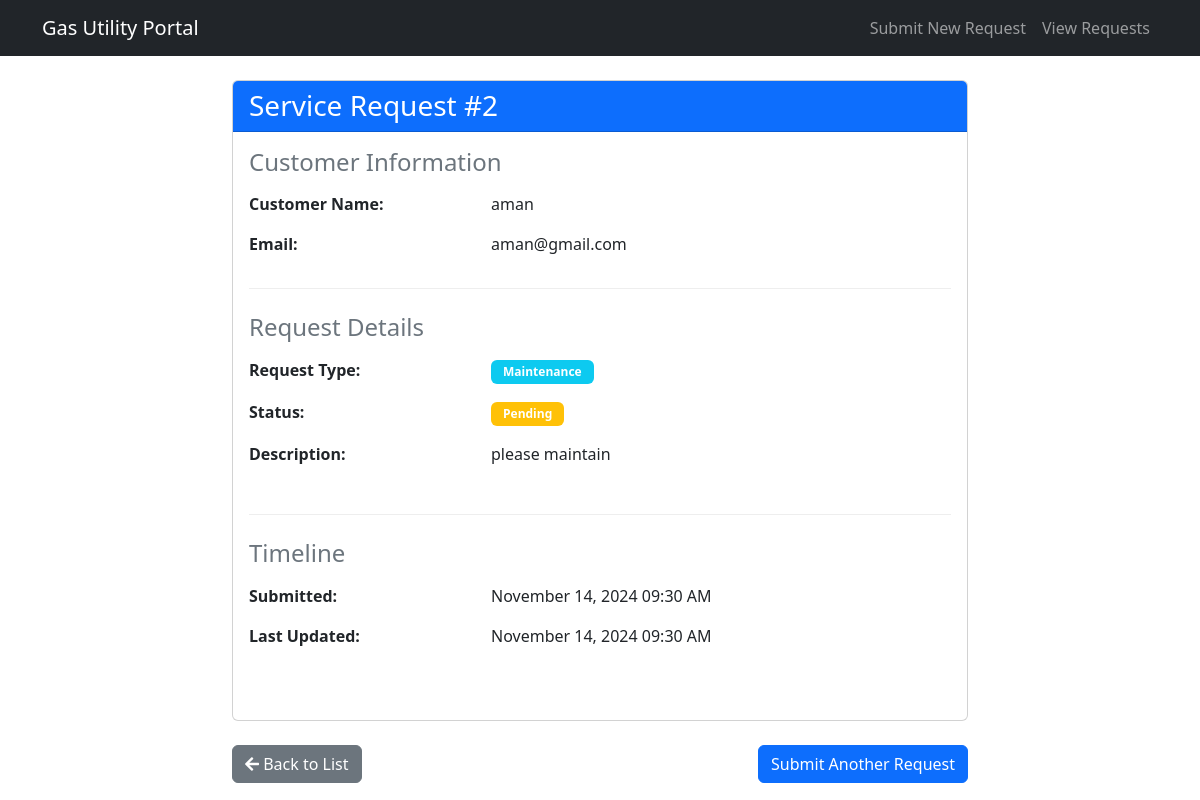
Page /request/2/ on the committed database.
### customer_service/models.py (models this page shows, shortened)
class ServiceRequest(models.Model):
    REQUEST_TYPES = [
        ('GAS_LEAK', 'Gas Leak'),
        ('CONNECTION', 'New Connection'),
        ('BILLING', 'Billing Issue'),
        ('MAINTENANCE', 'Maintenance'),
        ('OTHER', 'Other'),
    ]
    STATUS_CHOICES = [
        ('PENDING', 'Pending'),
        ('IN_PROGRESS', 'In Progress'),
        ('RESOLVED', 'Resolved'),
        ('CLOSED', 'Closed'),
    ]
    customer_name = models.CharField(max_length=100, default='Anonymous')
    customer_email = models.EmailField(default='customer@example.com')
    request_type = models.CharField(max_length=20, choices=REQUEST_TYPES)
    description = models.TextField()
    attachment = models.FileField(upload_to='service_requests/', null=True, blank=True)
    status = models.CharField(max_length=20, choices=STATUS_CHOICES, default='PENDING')
    created_at = models.DateTimeField(auto_now_add=True)
    updated_at = models.DateTimeField(auto_now=True)
    resolved_at = models.DateTimeField(null=True, blank=True)

### customer_service/views.py (the view)
# urls.py: path('request/<int:pk>/', views.request_detail, name='request_detail'),
def request_detail(request, pk):
    service_request = get_object_or_404(ServiceRequest, pk=pk)
    comments = service_request.comments.all()  # Get all comments for this request
    return render(request, 'customer_service/request_detail.html', {
        'service_request': service_request,
        'comments': comments
    })

### customer_service/templates/customer_service/request_detail.html (shortened to what this page needs)
{% extends "customer_service/base.html" %}
{% block content %}
<div class="row">
    <div class="col-md-8 offset-md-2">
        <div class="card mb-4">
            <div class="card-header bg-primary text-white">
                <h3 class="mb-0">Service Request #{{ service_request.id }}</h3>
            </div>
            <div class="card-body">
                <div class="section mb-4">
                    <h4 class="text-muted mb-3">Customer Information</h4>
                    <div class="row mb-3">
                        <div class="col-md-4"><strong>Customer Name:</strong></div>
                        <div class="col-md-8">{{ service_request.customer_name }}</div>
                    </div>
                    <div class="row mb-3">
                        <div class="col-md-4"><strong>Email:</strong></div>
                        <div class="col-md-8">{{ service_request.customer_email }}</div>
                    </div>
                </div>
                <div class="section mb-4">
                    <h4 class="text-muted mb-3">Request Details</h4>
                    <div class="row mb-3">
                        <div class="col-md-4"><strong>Request Type:</strong></div>
                        <div class="col-md-8">
                            <span class="badge bg-info">
                                {{ service_request.get_request_type_display }}
                            </span>
                        </div>
                    </div>
                    <div class="row mb-3">
                        <div class="col-md-4"><strong>Status:</strong></div>
                        <div class="col-md-8">
                            {% if service_request.status == 'PENDING' %}
                                <span class="badge bg-warning">{{ service_request.get_status_display }}</span>
                            {% elif service_request.status == 'IN_PROGRESS' %}
                                <span class="badge bg-primary">{{ service_request.get_status_display }}</span>
                            {% elif service_request.status == 'RESOLVED' %}
                                <span class="badge bg-success">{{ service_request.get_status_display }}</span>
                            {% else %}
                                <span class="badge bg-secondary">{{ service_request.get_status_display }}</span>
                            {% endif %}
                        </div>
                    </div>
                    <div class="row mb-3">
                        <div class="col-md-4"><strong>Description:</strong></div>
                        <div class="col-md-8">
                            <p class="text-justify">{{ service_request.description }}</p>
                        </div>
                    </div>
                </div>
                <div class="section mb-4">
                    <h4 class="text-muted mb-3">Timeline</h4>
                    <div class="row mb-3">
                        <div class="col-md-4"><strong>Submitted:</strong></div>
                        <div class="col-md-8">
                            {{ service_request.created_at|date:"F d, Y h:i A" }}
                        </div>
                    </div>
                    <div class="row mb-3">
                        <div class="col-md-4"><strong>Last Updated:</strong></div>
                        <div class="col-md-8">
                            {{ service_request.updated_at|date:"F d, Y h:i A" }}
                        </div>
                    </div>
                </div>
            </div>
        </div>
        <div class="d-flex justify-content-between">
            <a href="{% url 'request_list' %}" class="btn btn-secondary">
                <i class="fas fa-arrow-left"></i> Back to List
            </a>
            {% if service_request.status != 'RESOLVED' and service_request.status != 'CLOSED' %}
            <a href="{% url 'create_request' %}" class="btn btn-primary">
                Submit Another Request
            </a>
            {% endif %}
        </div>
    </div>
</div>
<link href="https://cdnjs.cloudflare.com/ajax/libs/font-awesome/5.15.4/css/all.min.css" rel="stylesheet">
{% endblock %}

### customer_service/templates/customer_service/request_detail.html (style rules this page uses)
.section { border-bottom: 1px solid #eee; padding-bottom: 1rem; }
.section:last-child { border-bottom: none; }
.badge { padding: 0.5em 1em; }
.text-justify { text-align: justify; }

### rows in the picture
ServiceRequest: id "2", customer_name "aman", customer_email "aman@gmail.com", request_type "Maintenance", status "Pending", description "please maintain", created_at "November 14, 2024 09:30 AM", updated_at "November 14, 2024 09:30 AM"
